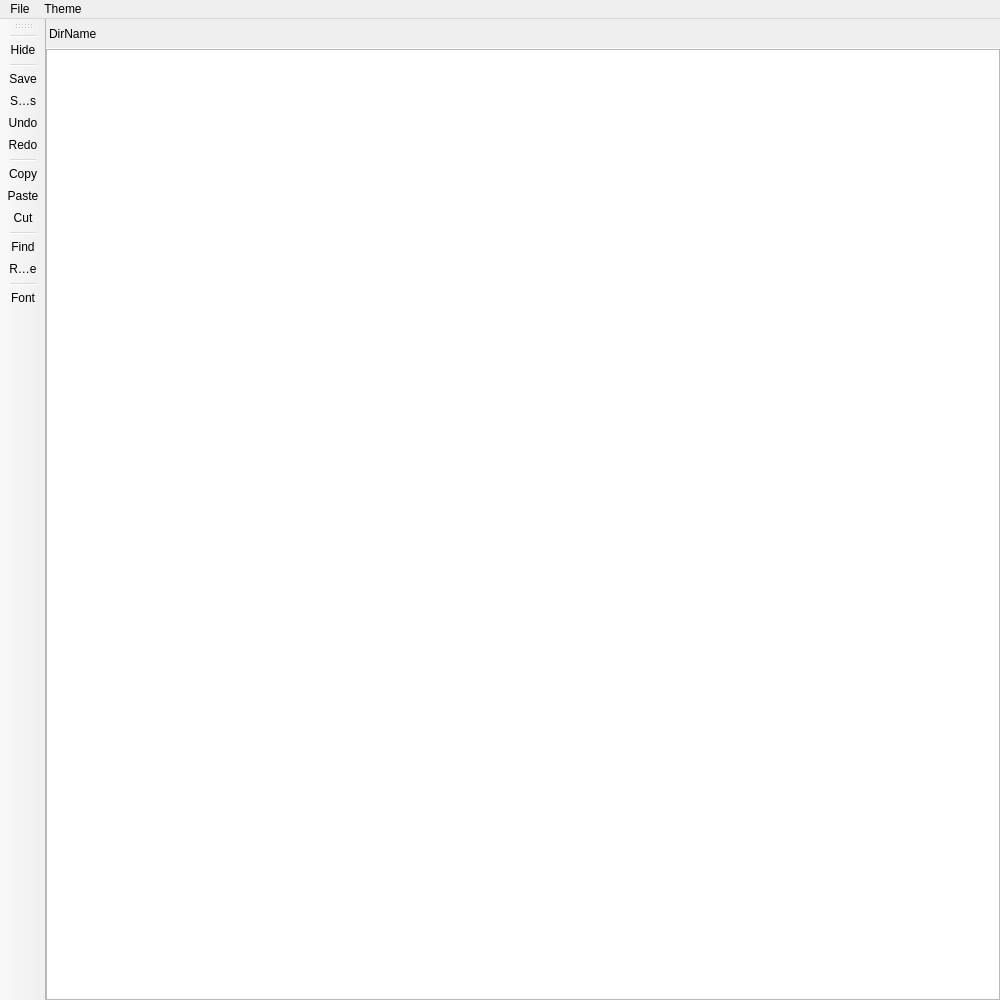
<?xml version="1.0" encoding="UTF-8"?>
<ui version="4.0">
 <class>MainWindow</class>
 <widget class="QMainWindow" name="MainWindow">
  <property name="geometry">
   <rect>
    <x>0</x>
    <y>0</y>
    <width>1000</width>
    <height>1000</height>
   </rect>
  </property>
  <property name="minimumSize">
   <size>
    <width>600</width>
    <height>600</height>
   </size>
  </property>
  <property name="contextMenuPolicy">
   <enum>Qt::NoContextMenu</enum>
  </property>
  <property name="acceptDrops">
   <bool>true</bool>
  </property>
  <property name="windowTitle">
   <string>MainWindow</string>
  </property>
  <property name="windowIcon">
   <iconset theme=":/resources/cut.svg">
    <normaloff>.</normaloff>.</iconset>
  </property>
  <property name="styleSheet">
   <string notr="true"/>
  </property>
  <widget class="QWidget" name="MainWindowLO">
   <property name="acceptDrops">
    <bool>true</bool>
   </property>
   <layout class="QHBoxLayout" name="horizontalLayout_2">
    <property name="spacing">
     <number>0</number>
    </property>
    <property name="leftMargin">
     <number>0</number>
    </property>
    <property name="topMargin">
     <number>0</number>
    </property>
    <property name="rightMargin">
     <number>0</number>
    </property>
    <property name="bottomMargin">
     <number>0</number>
    </property>
    <item>
     <widget class="QSplitter" name="MainWindowSP">
      <property name="acceptDrops">
       <bool>true</bool>
      </property>
      <property name="styleSheet">
       <string/>
      </property>
      <property name="orientation">
       <enum>Qt::Horizontal</enum>
      </property>
      <property name="handleWidth">
       <number>0</number>
      </property>
      <property name="childrenCollapsible">
       <bool>false</bool>
      </property>
      <widget class="QStackedWidget" name="FileTree">
       <property name="acceptDrops">
        <bool>true</bool>
       </property>
       <property name="styleSheet">
        <string notr="true"/>
       </property>
       <property name="currentIndex">
        <number>1</number>
       </property>
       <widget class="QWidget" name="ChooseSreen">
        <property name="acceptDrops">
         <bool>true</bool>
        </property>
        <layout class="QVBoxLayout" name="verticalLayout_2">
         <property name="spacing">
          <number>0</number>
         </property>
         <property name="leftMargin">
          <number>0</number>
         </property>
         <property name="topMargin">
          <number>0</number>
         </property>
         <property name="rightMargin">
          <number>0</number>
         </property>
         <property name="bottomMargin">
          <number>0</number>
         </property>
         <item>
          <widget class="QPushButton" name="ChooseDir">
           <property name="cursor">
            <cursorShape>PointingHandCursor</cursorShape>
           </property>
           <property name="acceptDrops">
            <bool>true</bool>
           </property>
           <property name="styleSheet">
            <string notr="true"/>
           </property>
           <property name="text">
            <string>Choose DIr</string>
           </property>
          </widget>
         </item>
        </layout>
       </widget>
       <widget class="QWidget" name="TreeScreen">
        <property name="acceptDrops">
         <bool>true</bool>
        </property>
        <layout class="QVBoxLayout" name="verticalLayout">
         <property name="spacing">
          <number>0</number>
         </property>
         <property name="leftMargin">
          <number>0</number>
         </property>
         <property name="topMargin">
          <number>0</number>
         </property>
         <property name="rightMargin">
          <number>0</number>
         </property>
         <property name="bottomMargin">
          <number>0</number>
         </property>
         <item>
          <widget class="QWidget" name="TreeBar" native="true">
           <property name="minimumSize">
            <size>
             <width>0</width>
             <height>30</height>
            </size>
           </property>
           <property name="maximumSize">
            <size>
             <width>16777215</width>
             <height>30</height>
            </size>
           </property>
           <property name="styleSheet">
            <string notr="true">border: none;
border-bottom: 1px solid #ffffff;</string>
           </property>
           <layout class="QHBoxLayout" name="horizontalLayout">
            <property name="spacing">
             <number>0</number>
            </property>
            <property name="leftMargin">
             <number>0</number>
            </property>
            <property name="topMargin">
             <number>0</number>
            </property>
            <property name="rightMargin">
             <number>0</number>
            </property>
            <property name="bottomMargin">
             <number>0</number>
            </property>
            <item>
             <widget class="QLabel" name="DirName">
              <property name="styleSheet">
               <string notr="true">border: none;
border-bottom: 1px solid #ffffff;</string>
              </property>
              <property name="text">
               <string>DirName</string>
              </property>
             </widget>
            </item>
            <item>
             <widget class="QPushButton" name="ChNewDir">
              <property name="sizePolicy">
               <sizepolicy hsizetype="Fixed" vsizetype="Fixed">
                <horstretch>0</horstretch>
                <verstretch>0</verstretch>
               </sizepolicy>
              </property>
              <property name="minimumSize">
               <size>
                <width>50</width>
                <height>30</height>
               </size>
              </property>
              <property name="maximumSize">
               <size>
                <width>30</width>
                <height>30</height>
               </size>
              </property>
              <property name="cursor">
               <cursorShape>PointingHandCursor</cursorShape>
              </property>
              <property name="toolTip">
               <string>Choose folder</string>
              </property>
              <property name="styleSheet">
               <string notr="true">border: none;
border-bottom: 1px solid #ffffff;</string>
              </property>
              <property name="text">
               <string/>
              </property>
              <property name="icon">
               <iconset>
                <normaloff>:/resources/newdir.svg</normaloff>:/resources/newdir.svg</iconset>
              </property>
              <property name="iconSize">
               <size>
                <width>16</width>
                <height>16</height>
               </size>
              </property>
             </widget>
            </item>
            <item>
             <widget class="QPushButton" name="Create">
              <property name="sizePolicy">
               <sizepolicy hsizetype="Fixed" vsizetype="Fixed">
                <horstretch>0</horstretch>
                <verstretch>0</verstretch>
               </sizepolicy>
              </property>
              <property name="minimumSize">
               <size>
                <width>50</width>
                <height>30</height>
               </size>
              </property>
              <property name="maximumSize">
               <size>
                <width>30</width>
                <height>30</height>
               </size>
              </property>
              <property name="cursor">
               <cursorShape>PointingHandCursor</cursorShape>
              </property>
              <property name="toolTip">
               <string>New File</string>
              </property>
              <property name="styleSheet">
               <string notr="true">border: none;
border-bottom: 1px solid #ffffff;</string>
              </property>
              <property name="text">
               <string/>
              </property>
              <property name="icon">
               <iconset>
                <normaloff>:/resources/newfile.svg</normaloff>:/resources/newfile.svg</iconset>
              </property>
             </widget>
            </item>
            <item>
             <widget class="QPushButton" name="Remove">
              <property name="sizePolicy">
               <sizepolicy hsizetype="Fixed" vsizetype="Fixed">
                <horstretch>0</horstretch>
                <verstretch>0</verstretch>
               </sizepolicy>
              </property>
              <property name="minimumSize">
               <size>
                <width>50</width>
                <height>30</height>
               </size>
              </property>
              <property name="maximumSize">
               <size>
                <width>30</width>
                <height>30</height>
               </size>
              </property>
              <property name="cursor">
               <cursorShape>PointingHandCursor</cursorShape>
              </property>
              <property name="toolTip">
               <string>Remove Item</string>
              </property>
              <property name="styleSheet">
               <string notr="true">border: none;
border-bottom: 1px solid #ffffff;</string>
              </property>
              <property name="text">
               <string/>
              </property>
              <property name="icon">
               <iconset>
                <normaloff>:/resources/removefile.svg</normaloff>:/resources/removefile.svg</iconset>
              </property>
             </widget>
            </item>
            <item>
             <widget class="QPushButton" name="CloseDir">
              <property name="sizePolicy">
               <sizepolicy hsizetype="Fixed" vsizetype="Fixed">
                <horstretch>0</horstretch>
                <verstretch>0</verstretch>
               </sizepolicy>
              </property>
              <property name="minimumSize">
               <size>
                <width>50</width>
                <height>30</height>
               </size>
              </property>
              <property name="maximumSize">
               <size>
                <width>30</width>
                <height>30</height>
               </size>
              </property>
              <property name="cursor">
               <cursorShape>PointingHandCursor</cursorShape>
              </property>
              <property name="toolTip">
               <string>Close Folder</string>
              </property>
              <property name="toolTipDuration">
               <number>-1</number>
              </property>
              <property name="styleSheet">
               <string notr="true">border: none;
border-bottom: 1px solid #ffffff;</string>
              </property>
              <property name="text">
               <string/>
              </property>
              <property name="icon">
               <iconset>
                <normaloff>:/resources/close.svg</normaloff>:/resources/close.svg</iconset>
              </property>
             </widget>
            </item>
           </layout>
          </widget>
         </item>
         <item>
          <widget class="QTreeView" name="TreeView">
           <property name="acceptDrops">
            <bool>true</bool>
           </property>
           <property name="styleSheet">
            <string notr="true"/>
           </property>
           <property name="dragDropOverwriteMode">
            <bool>false</bool>
           </property>
           <property name="dragDropMode">
            <enum>QAbstractItemView::DragDrop</enum>
           </property>
           <property name="defaultDropAction">
            <enum>Qt::CopyAction</enum>
           </property>
           <property name="headerHidden">
            <bool>true</bool>
           </property>
          </widget>
         </item>
        </layout>
       </widget>
      </widget>
      <widget class="QWidget" name="TextArea" native="true">
       <property name="minimumSize">
        <size>
         <width>0</width>
         <height>0</height>
        </size>
       </property>
       <property name="styleSheet">
        <string notr="true"/>
       </property>
       <layout class="QHBoxLayout" name="horizontalLayout_3">
        <property name="spacing">
         <number>0</number>
        </property>
        <property name="leftMargin">
         <number>0</number>
        </property>
        <property name="topMargin">
         <number>0</number>
        </property>
        <property name="rightMargin">
         <number>0</number>
        </property>
        <property name="bottomMargin">
         <number>0</number>
        </property>
       </layout>
      </widget>
     </widget>
    </item>
   </layout>
  </widget>
  <widget class="QMenuBar" name="menuBar">
   <property name="geometry">
    <rect>
     <x>0</x>
     <y>0</y>
     <width>1000</width>
     <height>22</height>
    </rect>
   </property>
   <widget class="QMenu" name="menuFile">
    <property name="title">
     <string>File</string>
    </property>
    <addaction name="actionOpen_Folder"/>
    <addaction name="actionSave_2"/>
    <addaction name="actionSave_as_2"/>
    <addaction name="actionAbout"/>
    <addaction name="actionQuit"/>
   </widget>
   <widget class="QMenu" name="menuTheme">
    <property name="title">
     <string>Theme</string>
    </property>
    <addaction name="separator"/>
    <addaction name="actionDark"/>
    <addaction name="actionLight"/>
   </widget>
   <addaction name="menuFile"/>
   <addaction name="menuTheme"/>
  </widget>
  <widget class="QToolBar" name="mainToolBar">
   <property name="minimumSize">
    <size>
     <width>0</width>
     <height>0</height>
    </size>
   </property>
   <property name="maximumSize">
    <size>
     <width>46</width>
     <height>16777215</height>
    </size>
   </property>
   <property name="contextMenuPolicy">
    <enum>Qt::DefaultContextMenu</enum>
   </property>
   <property name="styleSheet">
    <string notr="true"/>
   </property>
   <property name="movable">
    <bool>true</bool>
   </property>
   <property name="allowedAreas">
    <set>Qt::LeftToolBarArea|Qt::RightToolBarArea</set>
   </property>
   <property name="orientation">
    <enum>Qt::Vertical</enum>
   </property>
   <property name="iconSize">
    <size>
     <width>24</width>
     <height>24</height>
    </size>
   </property>
   <property name="toolButtonStyle">
    <enum>Qt::ToolButtonIconOnly</enum>
   </property>
   <attribute name="toolBarArea">
    <enum>LeftToolBarArea</enum>
   </attribute>
   <attribute name="toolBarBreak">
    <bool>false</bool>
   </attribute>
   <addaction name="separator"/>
   <addaction name="actionHide"/>
   <addaction name="separator"/>
   <addaction name="actionSave"/>
   <addaction name="actionSave_as"/>
   <addaction name="actionUndo"/>
   <addaction name="actionRedo"/>
   <addaction name="separator"/>
   <addaction name="actionCopy"/>
   <addaction name="actionPaste"/>
   <addaction name="actionCut"/>
   <addaction name="separator"/>
   <addaction name="actionFind"/>
   <addaction name="actionReplace"/>
   <addaction name="separator"/>
   <addaction name="actionFont"/>
  </widget>
  <action name="actionHide">
   <property name="icon">
    <iconset>
     <normaloff>:/resources/hide.svg</normaloff>:/resources/hide.svg</iconset>
   </property>
   <property name="text">
    <string>Hide</string>
   </property>
  </action>
  <action name="actionSave">
   <property name="icon">
    <iconset>
     <normaloff>:/resources/save.svg</normaloff>:/resources/save.svg</iconset>
   </property>
   <property name="text">
    <string>Save</string>
   </property>
   <property name="shortcut">
    <string>Ctrl+S</string>
   </property>
  </action>
  <action name="actionPaste">
   <property name="icon">
    <iconset>
     <normaloff>:/resources/paste.svg</normaloff>:/resources/paste.svg</iconset>
   </property>
   <property name="text">
    <string>Paste</string>
   </property>
  </action>
  <action name="actionCut">
   <property name="icon">
    <iconset>
     <normaloff>:/resources/cut.svg</normaloff>:/resources/cut.svg</iconset>
   </property>
   <property name="text">
    <string>Cut</string>
   </property>
   <property name="toolTip">
    <string>Cut</string>
   </property>
  </action>
  <action name="actionFind">
   <property name="icon">
    <iconset>
     <normaloff>:/resources/find.svg</normaloff>:/resources/find.svg</iconset>
   </property>
   <property name="text">
    <string>Find</string>
   </property>
  </action>
  <action name="actionReplace">
   <property name="icon">
    <iconset>
     <normaloff>:/resources/replace.svg</normaloff>:/resources/replace.svg</iconset>
   </property>
   <property name="text">
    <string>Replace</string>
   </property>
  </action>
  <action name="actionUndo">
   <property name="icon">
    <iconset>
     <normaloff>:/resources/undo.svg</normaloff>:/resources/undo.svg</iconset>
   </property>
   <property name="text">
    <string>Undo</string>
   </property>
  </action>
  <action name="actionRedo">
   <property name="icon">
    <iconset>
     <normaloff>:/resources/redo.svg</normaloff>:/resources/redo.svg</iconset>
   </property>
   <property name="text">
    <string>Redo</string>
   </property>
  </action>
  <action name="actionCopy">
   <property name="icon">
    <iconset>
     <normaloff>:/resources/copy.svg</normaloff>:/resources/copy.svg</iconset>
   </property>
   <property name="text">
    <string>Copy</string>
   </property>
   <property name="toolTip">
    <string>Copy</string>
   </property>
  </action>
  <action name="actionFont">
   <property name="icon">
    <iconset>
     <normaloff>:/resources/font-size.svg</normaloff>:/resources/font-size.svg</iconset>
   </property>
   <property name="text">
    <string>Font</string>
   </property>
   <property name="toolTip">
    <string>Font</string>
   </property>
  </action>
  <action name="actionSave_as">
   <property name="icon">
    <iconset>
     <normaloff>:/resources/save_as.svg</normaloff>:/resources/save_as.svg</iconset>
   </property>
   <property name="text">
    <string>Save as...</string>
   </property>
   <property name="toolTip">
    <string>Save as...</string>
   </property>
   <property name="shortcut">
    <string>Ctrl+Shift+S</string>
   </property>
  </action>
  <action name="actionOpen_Folder">
   <property name="text">
    <string>Open Folder</string>
   </property>
  </action>
  <action name="actionQuit">
   <property name="text">
    <string>Quit</string>
   </property>
  </action>
  <action name="actionSave_2">
   <property name="text">
    <string>Save</string>
   </property>
  </action>
  <action name="actionSave_as_2">
   <property name="text">
    <string>Save as..</string>
   </property>
  </action>
  <action name="actionAbout">
   <property name="text">
    <string>About</string>
   </property>
  </action>
  <action name="actionDark">
   <property name="checkable">
    <bool>true</bool>
   </property>
   <property name="text">
    <string>Dark</string>
   </property>
  </action>
  <action name="actionLight">
   <property name="checkable">
    <bool>true</bool>
   </property>
   <property name="text">
    <string>Light</string>
   </property>
  </action>
 </widget>
 <layoutdefault spacing="6" margin="11"/>
 <resources>
  <include location="resources.qrc"/>
 </resources>
 <connections/>
</ui>
